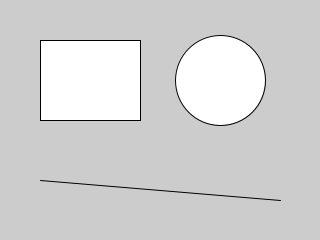
Frame 1 (no input)
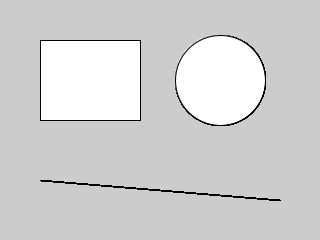
Frame 60 (the mouse pressed at the canvas centre just before this capture)
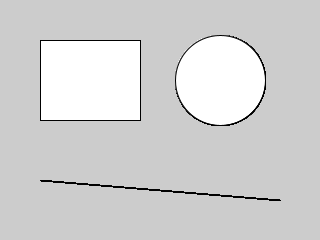
Frame 120 (the mouse held since frame 60 and released just before this capture)

The Processing sketch that drew these frames (run headless with seeded random() and noise(); from frame 60 on, the mouse is pressed at the canvas centre):

// Processing sketch: default_style
// ── default_style.pde
// No background(), fill() or stroke(): checks Processing defaults
// (gray 204 background, white fill, black 1px stroke).
void setup() {
  size(320, 240);
}

void draw() {
  rect(40, 40, 100, 80);
  ellipse(220, 80, 90, 90);
  line(40, 180, 280, 200);
}
